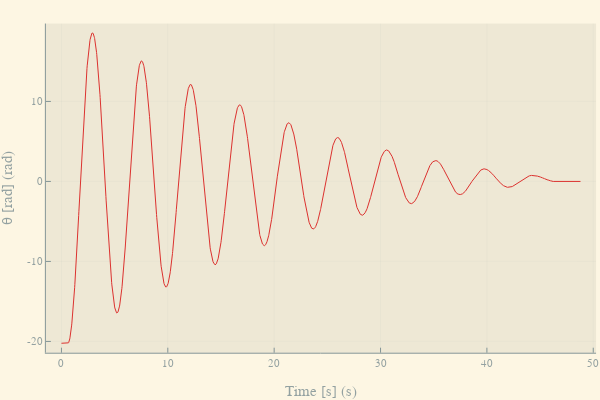

The cell this chart's notebook holds for it:
### Markdown cell above
### Gögn 4, Mæling á θ yfir tíma nema með segul á hlið topp súlunar

### Code cell
data4 = CSV.read("data4.csv", DataFrame)

data4[!,2] = data4[!,2] .- data4[end,2]

data4[!,2] = data4[!,2]u"rad" #.± 1u"°"
data4[!,1] = data4[!,1]u"s"

plot(data4[!,1], data4[!,2],
	xlabel = "Time [s]",
	ylabel = "θ [rad]",
	labels = :none)

### Figure 1 — Plotly figure (JSON) as saved in the notebook; plotly's stock layout.template omitted (floating-point values rounded to 4 significant figures; data arrays with more than 128 entries replaced by an {"elided": "..."} marker saying what was removed)
{"data": [{"colorbar": {"title": ""}, "legendgroup": "", "line": {"color": "rgba(220, 50, 47, 1.000)", "dash": "solid", "shape": "linear", "width": 1}, "mode": "lines", "name": "", "showlegend": false, "type": "scatter", "x": {"elided": "2441 float values"}, "xaxis": "x", "y": {"elided": "2441 float values"}, "yaxis": "y", "zmax": null, "zmin": null}], "layout": {"annotations": [], "height": 400, "legend": {"bgcolor": "rgba(253, 246, 227, 1.000)", "bordercolor": "rgba(147, 161, 161, 1.000)", "borderwidth": 1, "font": {"color": "rgba(131, 148, 150, 1.000)", "family": "sans-serif", "size": 11}, "title": {"font": {"color": "rgba(131, 148, 150, 1.000)", "family": "sans-serif", "size": 15}, "text": ""}, "tracegroupgap": 0, "traceorder": "normal", "x": 1, "xanchor": "auto", "y": 1, "yanchor": "auto"}, "margin": {"b": 20, "l": 0, "r": 0, "t": 20}, "paper_bgcolor": "rgba(253, 246, 227, 1.000)", "plot_bgcolor": "rgba(238, 232, 213, 1.000)", "showlegend": true, "width": 600, "xaxis": {"anchor": "y", "domain": [0.07647, 0.9934], "gridcolor": "rgba(131, 148, 150, 0.100)", "gridwidth": 0.5, "linecolor": "rgba(131, 148, 150, 1.000)", "mirror": false, "range": [-1.464, 50.26], "showgrid": true, "showline": true, "showticklabels": true, "tickangle": 0, "tickcolor": "rgb(131, 148, 150)", "tickfont": {"color": "rgba(147, 161, 161, 1.000)", "family": "sans-serif", "size": 11}, "tickmode": "array", "ticks": "inside", "ticktext": ["0", "10", "20", "30", "40", "50"], "tickvals": [0, 10, 20, 30, 40, 50], "title": "Time [s] (s)", "titlefont": {"color": "rgba(147, 161, 161, 1.000)", "family": "sans-serif", "size": 15}, "type": "-", "visible": true, "zeroline": false, "zerolinecolor": "rgba(131, 148, 150, 1.000)"}, "yaxis": {"anchor": "x", "domain": [0.07581, 0.9902], "gridcolor": "rgba(131, 148, 150, 0.100)", "gridwidth": 0.5, "linecolor": "rgba(131, 148, 150, 1.000)", "mirror": false, "range": [-21.41, 19.73], "showgrid": true, "showline": true, "showticklabels": true, "tickangle": 0, "tickcolor": "rgb(131, 148, 150)", "tickfont": {"color": "rgba(147, 161, 161, 1.000)", "family": "sans-serif", "size": 11}, "tickmode": "array", "ticks": "inside", "ticktext": ["-20", "-10", "0", "10"], "tickvals": [-20, -10, 0, 10], "title": "θ [rad] (rad)", "titlefont": {"color": "rgba(147, 161, 161, 1.000)", "family": "sans-serif", "size": 15}, "type": "-", "visible": true, "zeroline": false, "zerolinecolor": "rgba(131, 148, 150, 1.000)"}}}
